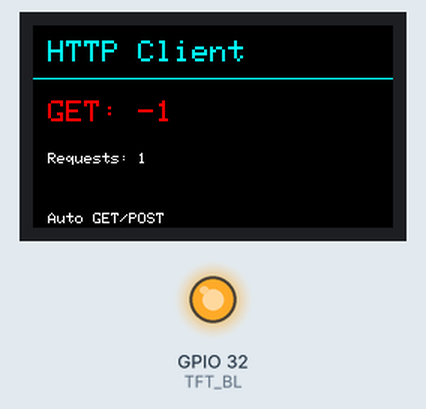
This sketch was run on a simulated ESP32. Shown: 240×135 colour display, output pins drawn as LEDs (lit = HIGH). WiFi joins after 1.5 s; servers stay silent unless stated; uploads are accepted with an empty reply; what the sketch prints to the serial monitor is not drawn.

Above: at 2.0 s.
At 60.43 s:
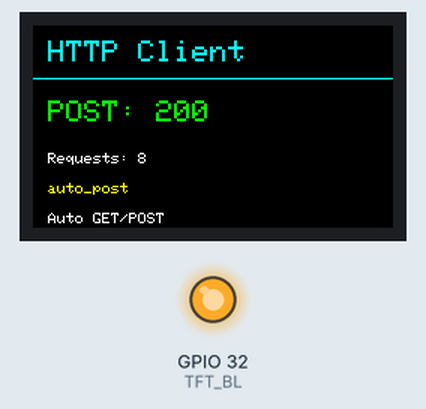
At 120.48 s:
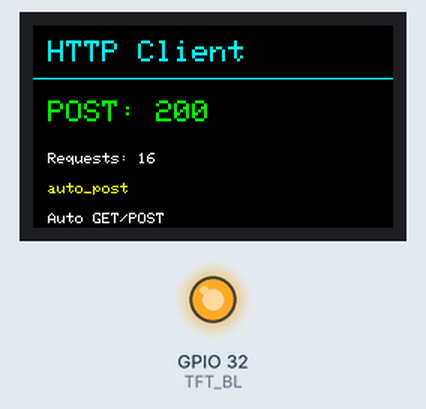

The sketch:

http_client.ino
```cpp
#include <WiFi.h>
#include <HTTPClient.h>
#include <ArduinoJson.h>

#include <Adafruit_GFX.h>
#include <Adafruit_ST7789.h>
#include <SPI.h>

// ===== WIFI =====
const char* WIFI_SSID     = "TU_RED_WIFI";
const char* WIFI_PASSWORD = "TU_PASSWORD";

// IMPORTANTE:
// ESP32 solo soporta redes WiFi 2.4GHz

// ===== ENDPOINTS =====
const char* URL_GET  = "http://httpbin.org/get";
const char* URL_POST = "http://httpbin.org/post";

// ===== TFT =====
#define TFT_MOSI 23
#define TFT_SCLK 18
#define TFT_CS   15
#define TFT_DC    2
#define TFT_RST   4
#define TFT_BL   32

// ===== INTERVALOS =====
const uint32_t GET_INTERVAL_MS  = 10000;
const uint32_t POST_INTERVAL_MS = 30000;

Adafruit_ST7789 tft =
  Adafruit_ST7789(TFT_CS, TFT_DC, TFT_RST);

uint32_t lastGetTime  = 0;
uint32_t lastPostTime = 0;

uint32_t requestCount = 0;

// ======================================

void drawHeader() {

  tft.fillScreen(ST77XX_BLACK);

  tft.setTextWrap(false);

  tft.setTextColor(
    ST77XX_CYAN,
    ST77XX_BLACK
  );

  tft.setTextSize(2);

  tft.setCursor(10, 10);
  tft.println("HTTP Client");

  tft.drawFastHLine(
    0,
    35,
    240,
    ST77XX_CYAN
  );
}

// ======================================

void drawRequestStatus(
  const char* method,
  int code,
  const char* extra
) {

  drawHeader();

  uint16_t color =
    (code >= 200 && code < 300)
    ? ST77XX_GREEN
    : ST77XX_RED;

  tft.setTextColor(
    color,
    ST77XX_BLACK
  );

  tft.setTextSize(2);

  tft.setCursor(10, 50);

  tft.print(method);
  tft.print(": ");
  tft.println(code);

  tft.setTextSize(1);

  tft.setTextColor(
    ST77XX_WHITE,
    ST77XX_BLACK
  );

  tft.setCursor(10, 85);

  tft.print("Requests: ");
  tft.println(requestCount);

  if (extra != nullptr) {

    tft.setCursor(10, 105);

    tft.setTextColor(
      ST77XX_YELLOW,
      ST77XX_BLACK
    );

    tft.println(extra);
  }

  tft.setCursor(10, 125);

  tft.setTextColor(
    ST77XX_WHITE,
    ST77XX_BLACK
  );

  tft.println("Auto GET/POST");
}

// ======================================

bool connectWiFi() {

  drawHeader();

  tft.setTextSize(1);

  tft.setCursor(10, 50);
  tft.println("Conectando WiFi...");

  Serial.print("Conectando a ");
  Serial.println(WIFI_SSID);

  WiFi.mode(WIFI_STA);

  WiFi.begin(
    WIFI_SSID,
    WIFI_PASSWORD
  );

  uint32_t start = millis();

  while (
    WiFi.status() != WL_CONNECTED &&
    millis() - start < 20000
  ) {

    delay(500);
    Serial.print(".");
  }

  if (WiFi.status() != WL_CONNECTED) {

    Serial.println("WiFi FAIL");

    drawRequestStatus(
      "WiFi",
      -1,
      "Sin conexion"
    );

    return false;
  }

  Serial.println();
  Serial.println("WiFi OK");

  Serial.print("IP: ");
  Serial.println(WiFi.localIP());

  return true;
}

// ======================================

void doGet() {

  if (WiFi.status() != WL_CONNECTED) {

    drawRequestStatus(
      "GET",
      -1,
      "No WiFi"
    );

    return;
  }

  Serial.println();
  Serial.println("GET Request");

  HTTPClient http;

  http.begin(URL_GET);

  int code = http.GET();

  requestCount++;

  Serial.print("HTTP Code: ");
  Serial.println(code);

  String body = "";

  if (code > 0) {

    body = http.getString();

    Serial.println(
      body.substring(0, 200)
    );
  }

  char extra[40] = "";

  if (body.length() > 0) {

    JsonDocument doc;

    DeserializationError err =
      deserializeJson(doc, body);

    if (
      !err &&
      doc["origin"].is<const char*>()
    ) {

      snprintf(
        extra,
        sizeof(extra),
        "IP: %s",
        doc["origin"].as<const char*>()
      );
    }
  }

  drawRequestStatus(
    "GET",
    code,
    extra
  );

  http.end();
}

// ======================================

void doPost() {

  if (WiFi.status() != WL_CONNECTED) {

    drawRequestStatus(
      "POST",
      -1,
      "No WiFi"
    );

    return;
  }

  JsonDocument doc;

  doc["device"] = "ESP32";
  doc["event"] = "auto_post";
  doc["request"] = requestCount + 1;

  String payload;

  serializeJson(
    doc,
    payload
  );

  Serial.println();
  Serial.println("POST Request");

  Serial.println(payload);

  HTTPClient http;

  http.begin(URL_POST);

  http.addHeader(
    "Content-Type",
    "application/json"
  );

  int code =
    http.POST(payload);

  requestCount++;

  Serial.print("HTTP Code: ");
  Serial.println(code);

  if (code > 0) {

    Serial.println(
      http.getString().substring(0, 200)
    );
  }

  drawRequestStatus(
    "POST",
    code,
    "auto_post"
  );

  http.end();
}

// ======================================

void setup() {

  Serial.begin(115200);

  // ===== BACKLIGHT =====
  pinMode(TFT_BL, OUTPUT);
  digitalWrite(TFT_BL, HIGH);

  // ===== SPI =====
  SPI.begin(
    TFT_SCLK,
    -1,
    TFT_MOSI,
    TFT_CS
  );

  // ===== TFT =====
  tft.init(135, 240);

  tft.setRotation(1);

  drawHeader();

  if (connectWiFi()) {

    doGet();
  }
}

// ======================================

void loop() {

  // ===== GET =====

  if (
    millis() - lastGetTime
    > GET_INTERVAL_MS
  ) {

    lastGetTime = millis();

    doGet();
  }

  // ===== POST =====

  if (
    millis() - lastPostTime
    > POST_INTERVAL_MS
  ) {

    lastPostTime = millis();

    doPost();
  }

  delay(20);
}
```
